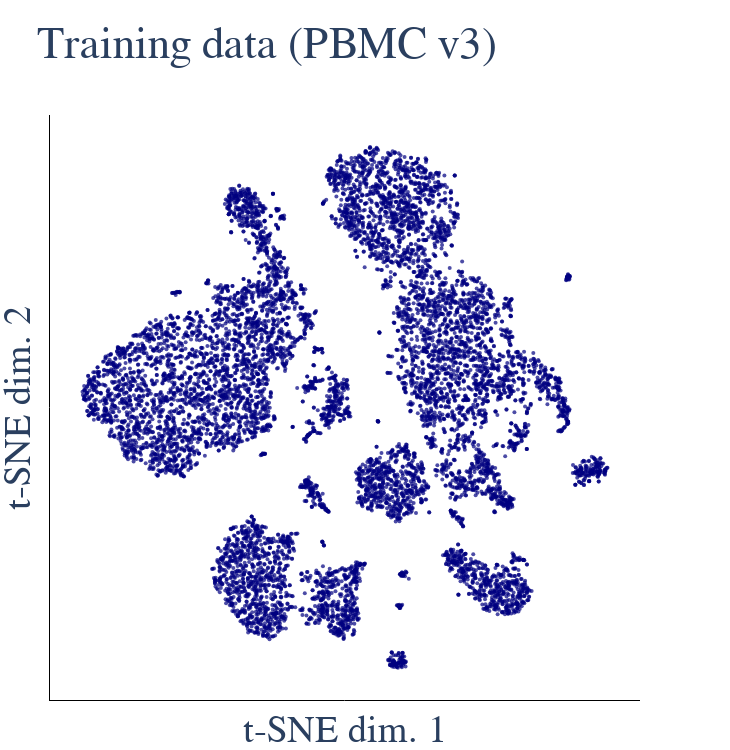

Notebook source saved alongside this figure:
### Markdown cell above
## Performing t-SNE for arbitrary* PBMC datasets based on the Monet model obtained

The idea behind Monet models is that they represent latent spaces for a particular tissue, and can form the basis for analyses of arbitrary other scRNA-Seq datasets. First, we will perform a t-SNE using the same dataset that the model was trained on. Then, we'll perform another t-SNE with a PBMC dataset generated using an earlier version of the 10x Genomics Chromium chemitry (v2).

**limited to datasets containing UMI counts. The theoretical framework underlying Monet does not extend to scRNA-Seq technologies that do not incorporate UMIs.*

### Code cell
import gc

from monet import ExpMatrix
from monet import MonetModel
from monet import visualize

expression_file = 'data/v3_human_pbmc_10k_expression.npz'
monet_model_file = 'data/v3_human_pbmc_10k_monet_model.pickle'
#monet_model_file = 'output/v3_human_pbmc_10k_monet_model.pickle'

matrix = ExpMatrix.load_npz(expression_file)

monet_model = MonetModel.load_pickle(monet_model_file)

fig, tsne_scores = visualize.tsne_plot(
    matrix, monet_model,
    title='Training data (PBMC v3)')
fig.show()

# free up memory
del matrix; gc.collect()

### Figure 1 — Plotly figure (JSON) as saved in the notebook; plotly's stock layout.template omitted (floating-point values rounded to 4 significant figures; data arrays with more than 128 entries replaced by an {"elided": "..."} marker saying what was removed)
{"data": [{"marker": {"color": "navy", "colorbar": {"len": 0.4, "outlinecolor": "black", "outlinewidth": 1, "separatethousands": true, "ticklen": 5, "ticks": "outside", "title": {"side": "right"}}, "colorscale": [[0, "rgb(103,0,31)"], [0.1, "rgb(178,24,43)"], [0.2, "rgb(214,96,77)"], [0.3, "rgb(244,165,130)"], [0.4, "rgb(253,219,199)"], [0.5, "rgb(247,247,247)"], [0.6, "rgb(209,229,240)"], [0.7, "rgb(146,197,222)"], [0.8, "rgb(67,147,195)"], [0.9, "rgb(33,102,172)"], [1, "rgb(5,48,97)"]], "opacity": 0.7, "reversescale": true, "showscale": false, "size": 4}, "mode": "markers", "name": "Cells", "type": "scatter", "x": {"elided": "10681 float values"}, "y": {"elided": "10681 float values"}}], "layout": {"font": {"family": "serif", "size": 32}, "height": 750, "margin": {"b": 50, "l": 50, "r": 90, "t": 115}, "plot_bgcolor": "white", "title": {"text": "Training data (PBMC v3)"}, "width": 730, "xaxis": {"automargin": false, "linecolor": "black", "showline": true, "showticklabels": false, "ticklen": 5, "title": {"text": "t-SNE dim. 1"}}, "yaxis": {"automargin": false, "linecolor": "black", "showline": true, "showticklabels": false, "ticklen": 5, "title": {"text": "t-SNE dim. 2"}}}}
